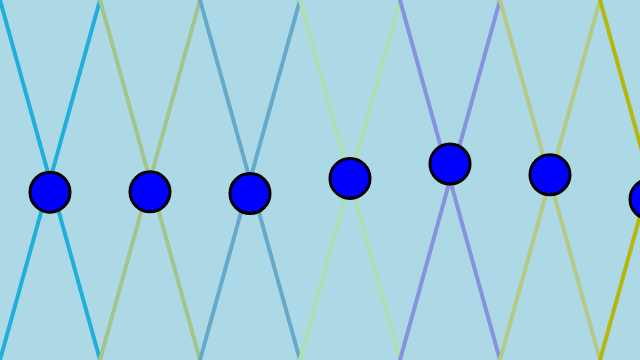
Frame 1 (no input)
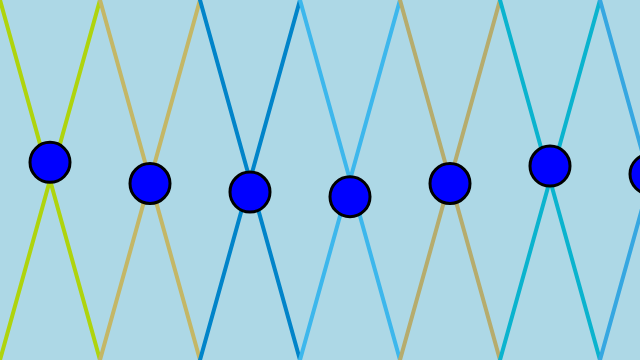
Frame 60 (no input)
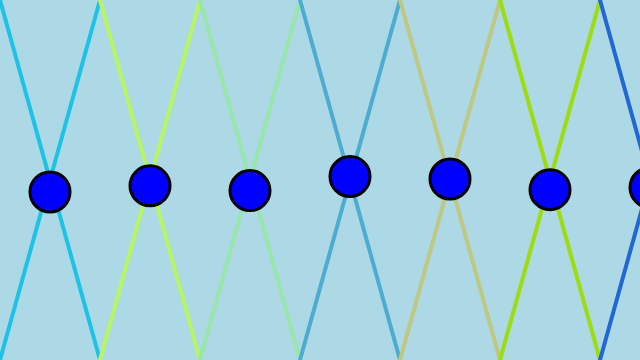
Frame 120 (the mouse pressed at the canvas centre since frame 60)

The p5.js sketch that drew these frames (run headless with seeded random() and noise() and a simulated clock; from frame 60 on, the mouse is pressed at the canvas centre):

// p5.js sketch
// ── sketch.js

// loop repeats
for (let i = 100; i >= 1; i--) {
    console.log('i',i);
}

function setup() {
    createCanvas(640, 360);
}

function draw() {
    background('lightblue');

    for (let x= 0; x <= width; x += 100) {
        let r,g,b;
        if (random(1)  > 0.5){
           // Blue
            r = random(150);
            g = random(100, 200);
            b = random(200, 250);
        } else {
            //Yellow
            r = random(150, 200);
            g = random(150, 250);
            b = random(200);
        }

        stroke(r, g, b);
        strokeWeight(4);
        line(x, 0, x + 100, height);
        line(x + 100, 0, x, height);
        fill('blue');
        stroke(0);
        strokeWeight(3);
        ellipse(x + 50, random(160, 200), 40);

        let s = random(40, 120);
        let y = random(s/2, height - s/2);
    }

    
}
